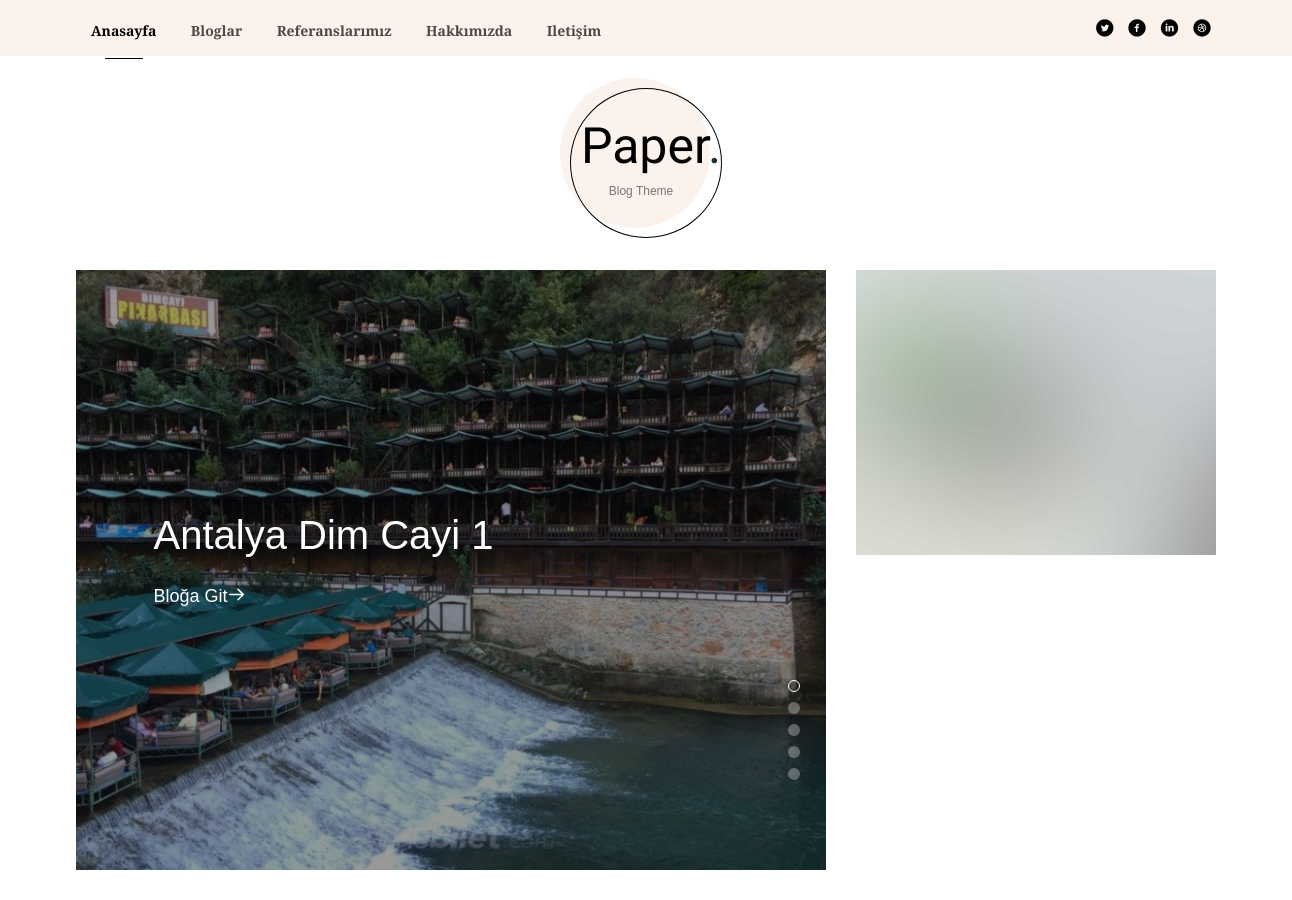
Before: / (upper part) with the older database file.
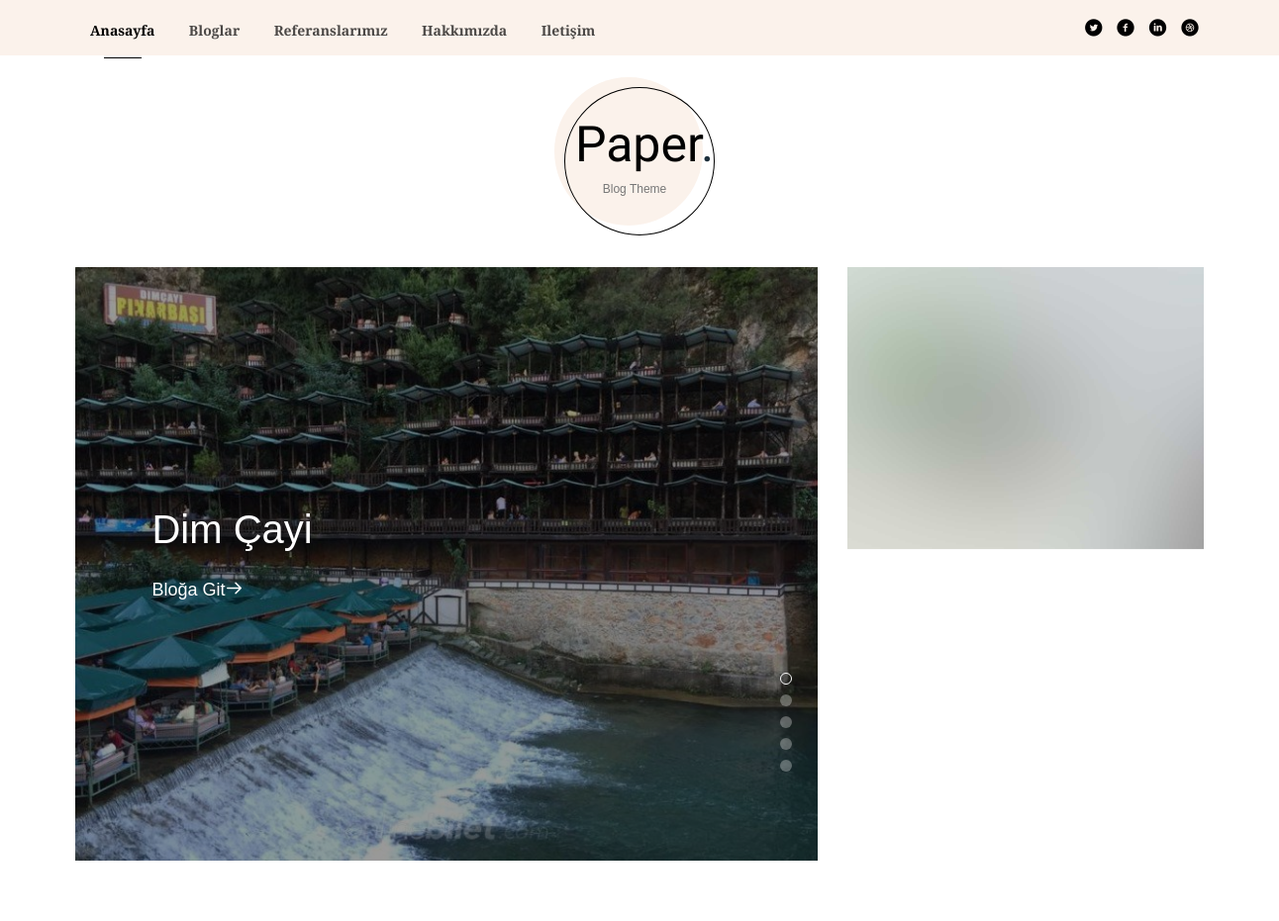
After: the same page with the newer database file.
### blog/models.py (models this page shows)
class Blog(models.Model):  # kategori ile ilişki kuruyoruz
    STATUS = (
        ('True', 'Evet'),
        ('False', 'Hayır'),
    )
    category = models.ForeignKey(Category, on_delete=models.CASCADE)  # foreignkey kategori: kategoriye refere ettik
    title = models.CharField(max_length=150)
    keywords = models.CharField(blank=True,max_length=255)
    description = models.CharField(blank=True,max_length=255)
    image = models.ImageField(blank=True, upload_to='images/')
    detail = RichTextUploadingField()
    slug = models.SlugField(blank=True,max_length=150)  # adres satırında ürünü çağırabilmemiz için yazdığımız metin
    status = models.CharField(max_length=10, choices=STATUS)
    create_at = models.DateTimeField(auto_now_add=True)
    update_at = models.DateTimeField(auto_now=True)
    def image_tag(self):   #image diye html kodu yazıyoruz adı img tag.class image in altında ki image burada ki image url kısmı search kısmına yazılıyor
        return mark_safe('<img src="{}" height="50"/>'.format(self.image.url))
    image_tag.short_description = 'Image'

### home/views.py (the view)
# urls.py: path('', views.index, name='index'),
def index(request):
    setting = Setting.objects.get(pk=1)  # primary key 1 i çağırıyor
    sliderdata = Blog.objects.all()[:5]  # get deseydik şart giricektik , :3 ürün al slider dataya at
    category = Category.objects.all()
    dayblogs = Blog.objects.all()[:4]
    lastblogs = Blog.objects.all().order_by('-id')[:1]
    randomblogs = Blog.objects.all().order_by('?')[:4] #random ürün seçiyoruz. 4 adet.
    context = {'setting': setting,
               'category': category,  # categorileri index sayfasına gönderiyoruz
               'page': 'home',
               'sliderdata': sliderdata, # sliderdata yı contexte yükledik
               'dayblogs': dayblogs,
               'lastblogs': lastblogs,
               'randomblogs': randomblogs,
               }
    return render(request, 'index.html', context)  # indexe gönderiyoruz

### home/templates/index.html (shortened to what this page needs)
{% extends 'homebase.html' %}
{% block slider %} {% include 'slider.html' %}{% endblock %}
{% block content %} {% include 'content.html' %}{% endblock %}

### home/templates/slider.html (shortened to what this page needs)
{% load static %}
	<aside id="fh5co-hero">
		<div class="container">
			<div class="row">
				<div class="col-md-8">
					<div class="flexslider animate-box">
						<ul class="slides">
                        {% for rs in sliderdata %}
					   	<li style="background-image: url({{ rs.image.url }} );">
					   		<div class="container-fluid">
					   			<div class="row">
						   			<div class="col-md-10 col-md-offset-1 slider-text">
						   				<div class="slider-text-inner">
						   					<h1>{{ rs.title }}</h1>
												<p class="ct"><a href="/blog/{{ rs.id }}/{{ rs.slug }}">Bloğa Git<i class="icon-arrow-right"></i></a></p>
						   				</div>
						   			</div>
						   		</div>
					   		</div>
					   	</li>
                        {% endfor %}
					  	</ul>
				  	</div>
				</div>
				<div class="col-md-4">
					<a href="#" class="featured text-center animate-box" style="background-image: url({% static 'images/img_bg_3.jpg' %});">
					</a>
				</div>
			</div>
		</div>
	</aside>

Changed rows visible on the page:
changed Blog: title "Antalya Dim Cayi 1" → "Dim Çayi"
